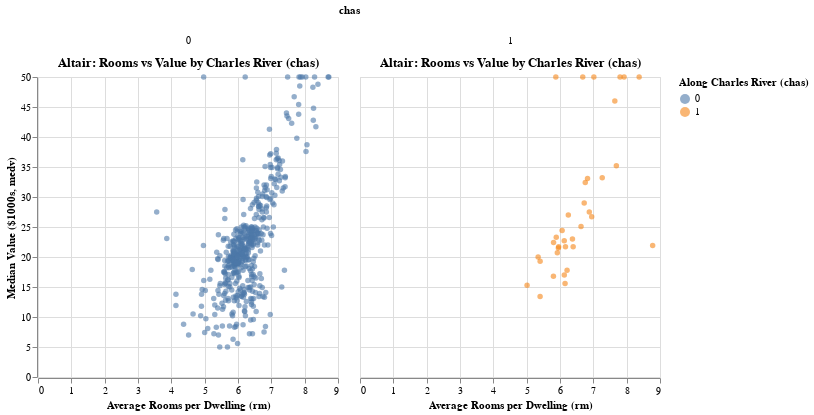

Notebook code cell kept with this figure:
### Code cell
# 2) Faceted comparisons by Charles River dummy (chas)
facet_plot = base.encode(color=alt.Color('chas:N', title='Along Charles River (chas)')).properties(
    title='Altair: Rooms vs Value by Charles River (chas)'
).facet(column='chas:N')

facet_plot

### Figure 1 — Vega-Lite specification as saved in the notebook (floating-point values rounded to 4 significant figures; data arrays with more than 128 entries replaced by an {"elided": "..."} marker saying what was removed)
{"config": {"view": {"continuousWidth": 300, "continuousHeight": 300}}, "data": {"name": "data-e07cc682e6229e980cc34d988cc49229"}, "facet": {"column": {"field": "chas", "type": "nominal"}}, "spec": {"mark": {"type": "circle", "opacity": 0.6}, "encoding": {"color": {"field": "chas", "title": "Along Charles River (chas)", "type": "nominal"}, "tooltip": [{"field": "rm", "type": "quantitative"}, {"field": "medv", "type": "quantitative"}], "x": {"field": "rm", "title": "Average Rooms per Dwelling (rm)", "type": "quantitative"}, "y": {"field": "medv", "title": "Median Value ($1000s, medv)", "type": "quantitative"}}, "title": "Altair: Rooms vs Value by Charles River (chas)"}, "$schema": "https://vega.github.io/schema/vega-lite/v5.20.1.json", "datasets": {"data-e07cc682e6229e980cc34d988cc49229": {"elided": "506 records"}}}
